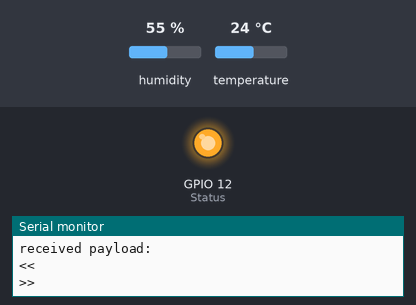
Bench run of a sketch on a simulated ESP8266 (NodeMCU). Parts: output pins drawn as LEDs (lit = HIGH), the last lines printed to the serial monitor. The test bench sets the inputs (shaded band); at power-on: humidity 55 %, temperature 24 °C. WiFi joins after 1.5 s; servers stay silent unless stated; uploads are accepted with an empty reply.

Above: at 2.7 s.
2.8 s: humidity set to 42 %
13.0 s: humidity set to 39 %
At 23.2 s:
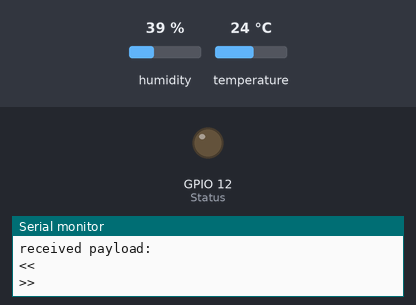
23.5 s: humidity set to 68 %
At 32.7 s:
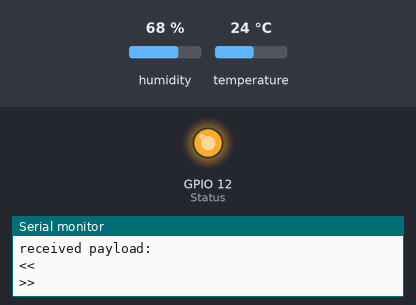
33.8 s: humidity set to 22 %
At 43.2 s:
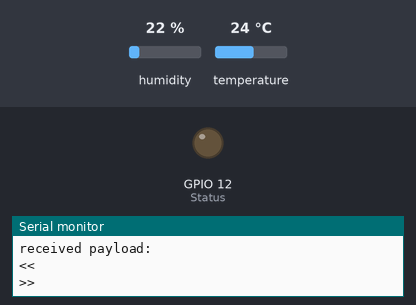
Timing chart, 0 to 44.7 s (numbered marks = the images above; inputs shaded):
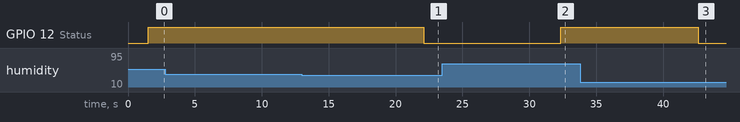

Measured:
- the behaviour switches between 41 and 40 % on humidity (found by bisection; images 0 and 1)
- after the input at 13.0 s, GPIO 12 (Status): HIGH → LOW after 9.1 s
- after the input at 23.5 s, GPIO 12 (Status): LOW → HIGH after 8.9 s
- after the input at 33.8 s, GPIO 12 (Status): HIGH → LOW after 8.8 s

The sketch:

codigoSensorHumedadIoT.ino
```cpp
// codigoSensorHumedadIoT.ino

// Include the libraries we need
// Librerias necesarias
#include <ESP8266WiFi.h>
#include <ESP8266HTTPClient.h>
#include <ArduinoJson.h>
#include "DHT.h"

// We define the DHT 11 type object
// Objeto de tipo DHT 11
#define DHTTYPE DHT11
// We define the data reception pin as number 5
// Se define el pin de recepción de datos como el número 5
#define dht_dpin 5

DHT dht(dht_dpin, DHTTYPE);

// We define the LED pin
// Definimos el pin al que está conectado el LED
int Status = 12;

// We define the IP of the server and the port
// Se define el IP del servidor y el puerto
#define SERVER_IP "000.000.000.000:3000" // Replace with your IP and port

// We define the ssid and password of the network to use
// Se define el ssid y la contraseña de la red a usar
#ifndef STASSID
#define STASSID "ssid" // Replace with your SSID
#define STAPSK "password" // Replace with your Password
#endif

// Setup
void setup() {

  // Begin serial communication
  // Inicar comunicación serial
  Serial.begin(9600);
  Serial.println();
  Serial.println();
  Serial.println();

  // We initialize the sensor
  // Se inicializa el sensor
  dht.begin();
  // We configure the 'Status' pin as an output, which will be used to control an LED or other device.
  // Configuramos el pin 'Status' como salida, que se utilizará para controlar un LED u otro dispositivo.
  pinMode(Status, OUTPUT);
  // Start internet connection
  // Arrancar conexion a internet
  WiFi.begin(STASSID, STAPSK);
  // Wait for connection
  // Verificar que la conexion haya sido exitosa
  while (WiFi.status() != WL_CONNECTED) {
    delay(500);
    Serial.print(".");
  }
  // Show assigned IP
  // Mostrar IP asignada
  Serial.println("");
  Serial.print("Connected! IP address: ");
  Serial.println(WiFi.localIP());

}

// loop
void loop() {

  // Code to get readings and the actuator
  // Codigo para obtener lecturas y el actuador
  // Se leen los datos de humedad del sensor
  float h = dht.readHumidity();
  float humedadPromedio = 40;
  // We print each value along with its unit of measure
  // Se hace la impresión de cada valor junto con su unidad de medida
  Serial.print("Humedad = ");
  Serial.print(h);
  Serial.print("% ");
  if (h > humedadPromedio){
    digitalWrite(Status, HIGH);  // Se enciende el actuador cuando las lecturas son muy altas / We turn on the actuator when the readings are very high
    Serial.println("Humedad alta");
  } else {
    digitalWrite(Status, LOW);
    Serial.println("Humedad normal"); // Se apaga el actuador cuando las lecturas son normales / We turn off the actuator when the readings are normal
  }

  // Code to insert the reading in the DB
  // Codigo para insertar la lectura en la BD

  // Wait for internet connection
  // Esperar por conexion a internet
  if ((WiFi.status() == WL_CONNECTED)) {
    WiFiClient client;
    HTTPClient http;
    Serial.print("[HTTP] begin...\n");
    // Define endpoint for inserting sensor readings
    // Definir endpoint para la insercion de las lecturas del sensor
    http.begin(client, "http://000.000.000.000:3000/api/insertLogHumedad");  // Replace with your IP and port
    // Define the header to use for requests
    // Definir el header a usar para las solicitudes
    http.addHeader("Content-Type", "application/json");
    Serial.print("[HTTP] POST...\n");
    // Define the body of the request based on whether the reading was normal or abnormal
    // Definir el cuerpo de la solicitud con base a si la lectura fue normal o anormal
    if (h > humedadPromedio){
      StaticJsonDocument<64> doc;
      doc["valor"] = h;
      doc["status"] = "Irregular";
      doc["id_sensor"] = 3; // Ajustar segun el sensor de donde se este obteniendo la lectura / Adjust according to the sensor from which the reading is being obtained
      // Serialize the JSON object to a string
      // Serializar el objeto JSON a una cadena
      String jsonString;
      serializeJson(doc, jsonString);
      // Print the string to the serial monitor
      // Imprimir la cadena en el monitor serial
      Serial.println(jsonString);
      // Make the POST request to the API
      // Hacer la solicitud POST a la API
      int httpCode = http.POST(jsonString);
      // Verify that the API response code does not correspond to an error
      // Verificar que el codigo de respuesta de la API no corresponda a un error
      if (httpCode > 0) {
        Serial.printf("[HTTP] POST... code: %d\n", httpCode);
        if (httpCode == HTTP_CODE_OK) {
          const String& payload = http.getString();
          Serial.println("received payload:\n<<");
          Serial.println(payload);
          Serial.println(">>");
        }
      } else {
        Serial.printf("[HTTP] POST... failed, error: %s\n", http.errorToString(httpCode).c_str());
      }
    } else {
      StaticJsonDocument<64> doc;
      doc["valor"] = h;
      doc["status"] = "Regular";
      doc["id_sensor"] = 3; // Ajustar segun el sensor de donde se este obteniendo la lectura / Adjust according to the sensor from which the reading is being obtained
      // Serialize the JSON object to a string
      // Serializar el objeto JSON a una cadena
      String jsonString;
      serializeJson(doc, jsonString);
      // Print the string to the serial monitor
      // Imprimir la cadena en el monitor serial
      Serial.println(jsonString);
      // Make the POST request to the API
      // Hacer la solicitud POST a la API
      int httpCode = http.POST(jsonString);
      // Verify that the API response code does not correspond to an error
      // Verificar que el codigo de respuesta de la API no corresponda a un error
      if (httpCode > 0) {
        Serial.printf("[HTTP] POST... code: %d\n", httpCode);
        if (httpCode == HTTP_CODE_OK) {
          const String& payload = http.getString();
          Serial.println("received payload:\n<<");
          Serial.println(payload);
          Serial.println(">>");
        }
      } else {
        Serial.printf("[HTTP] POST... failed, error: %s\n", http.errorToString(httpCode).c_str());
      }
    }
    // End connection when the request is finished
    // Terminar conexion cuando se termine la solicitud
    http.end();
  }
  delay(10000);

}
```
